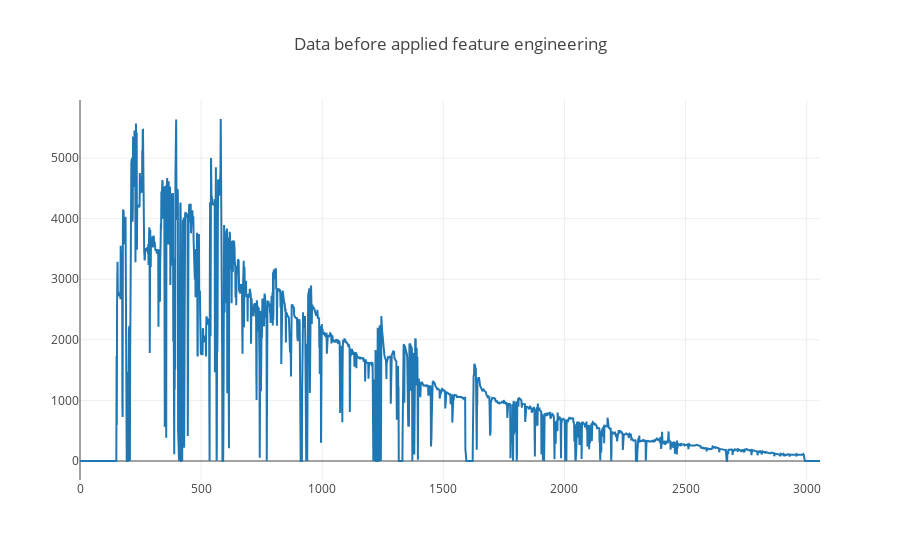

Notebook code for this chart:
### Code cell
trace = go.Scatter(y = df.loc[df['NPD_WELL_BORE_NAME'] == '15/9-F-14'].BORE_OIL_VOL)
data = [trace]
layout = dict(title = "Data before applied feature engineering")
fig = go.Figure(data = data, layout = layout)
py.iplot(fig)

### Figure 1 — Plotly figure (JSON) as saved in the notebook; plotly's stock layout.template omitted (floating-point values rounded to 4 significant figures; data arrays with more than 128 entries replaced by an {"elided": "..."} marker saying what was removed)
{"data": [{"type": "scatter", "uid": "8443c076-cb9f-4a5b-91b1-e732f6bf81b2", "y": {"elided": "3056 float values"}}], "layout": {"title": {"text": "Data before applied feature engineering"}}}
